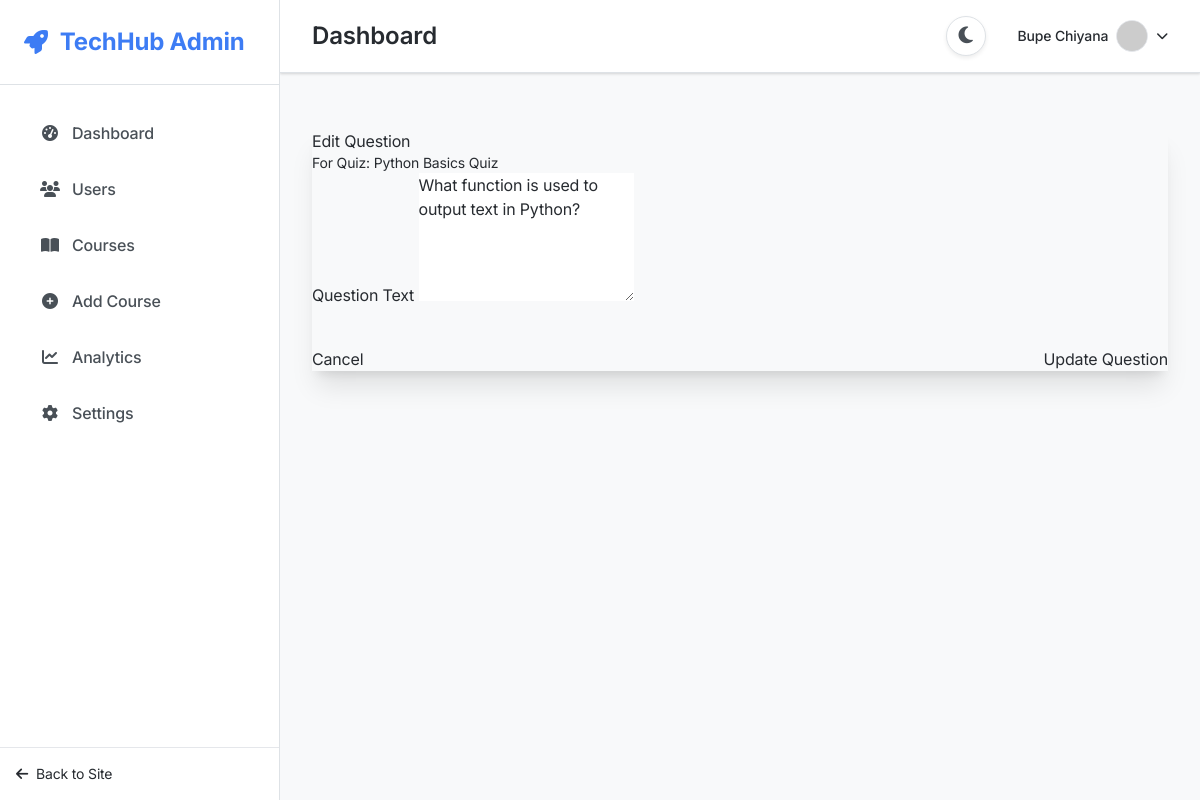
The page /admin/questions/1/edit (signed in) on the database its author committed.
### app.py (models this page shows, shortened)
class User(UserMixin, db.Model):
    id = db.Column(db.Integer, primary_key=True)
    username = db.Column(db.String(80), unique=True, nullable=False)
    email = db.Column(db.String(120), unique=True, nullable=False)
    password_hash = db.Column(db.String(128))
    created_at = db.Column(db.DateTime, default=datetime.utcnow)
    is_admin = db.Column(db.Boolean, default=False)
    enrollments = db.relationship('Enrollment', backref='student', lazy=True,
                                foreign_keys='Enrollment.user_id')

class Quiz(db.Model):
    __tablename__ = 'quiz'
    id = db.Column(db.Integer, primary_key=True)
    title = db.Column(db.String(100), nullable=False, index=True)
    lesson_id = db.Column(db.Integer, db.ForeignKey('lesson.id'), nullable=False, index=True)
    lesson = db.relationship('Lesson',
                          backref=db.backref('quiz', uselist=False, cascade="all, delete-orphan"),
                          lazy='joined',
                          single_parent=True)
    questions = db.relationship('QuizQuestion',
                             backref='quiz',
                             lazy='select',
                             cascade="all, delete-orphan")
    attempts = db.relationship('QuizAttempt',
                            backref='quiz',
                            lazy='dynamic',
                            cascade="all, delete-orphan")

class QuizQuestion(db.Model):
    id = db.Column(db.Integer, primary_key=True)
    quiz_id = db.Column(db.Integer, db.ForeignKey('quiz.id'), nullable=False)
    question_text = db.Column(db.Text, nullable=False)
    options = db.relationship('QuizOption', backref='question', lazy=True)

### app.py (the view)
@app.route('/admin/questions/<int:question_id>/edit', methods=['GET', 'POST'])
@admin_required
def admin_edit_question(question_id):
    question = QuizQuestion.query.get_or_404(question_id)
    form = QuizQuestionForm(obj=question)
    if form.validate_on_submit():
        form.populate_obj(question)
        db.session.commit()
        flash('Question updated successfully!', 'success')
        return redirect(url_for('admin_edit_quiz', quiz_id=question.quiz_id))
    return render_template('admin/question_form.html', form=form, question=question, quiz=question.quiz)

### app.py
class QuizQuestionForm(FlaskForm):
    question_text = TextAreaField('Question', validators=[DataRequired()])
    submit = SubmitField('Save Question')

### app.py (called while the page is built)
@login_manager.user_loader
def load_user(user_id):
    return User.query.get(int(user_id))

@app.context_processor
def inject_utility_functions():
    def get_lesson_duration(lesson):
        if hasattr(lesson, 'duration_minutes') and lesson.duration_minutes is not None:
            return lesson.duration_minutes
        return 60  # Default duration in minutes
    return {
        'now': datetime.utcnow,
        'get_lesson_duration': get_lesson_duration
    }

def admin_required(f):
    @wraps(f)
    def decorated_function(*args, **kwargs):
        if not current_user.is_authenticated or not current_user.is_admin:
            flash('Access denied. Admin privileges required.', 'error')
            return redirect(url_for('home'))
        return f(*args, **kwargs)
    return decorated_function

### templates/admin/question_form.html (shortened to what this page needs)
{% extends "admin/admin_base.html" %}
{% block admin_content %}
<section class="py-6">
    <div class="container">
        <div class="card bg-base-100 shadow-xl">
            <div class="card-body">
                <h2 class="card-title">{{ 'Edit Question' if question else 'Create New Question' }}</h2>
                <p class="text-sm text-text-secondary">For Quiz: {{ quiz.title }}</p>
                <form method="POST">
                    <div class="grid grid-cols-1 gap-6">
                        <div class="form-control">
                            <label class="label">
                                <span class="label-text">Question Text</span>
                            </label>
                            {{ form.question_text(class="textarea textarea-bordered h-32") }}
                        </div>
                        <div class="flex justify-between mt-4">
                            <a href="{{ url_for('admin_edit_quiz', quiz_id=quiz.id) }}" class="btn btn-outline">
                                Cancel
                            </a>
                            <button type="submit" class="btn btn-primary">
                                {% if question %}Update{% else %}Create{% endif %} Question
                            </button>
                        </div>
                    </div>
                </form>
            </div>
        </div>
    </div>
</section>
{% endblock %}

### templates/admin/admin_base.html (shortened to what this page needs)
<!DOCTYPE html>
<html lang="en" class="{{ 'dark-mode' if session.get('dark_mode') else '' }}">
<head>
    <script src="https://cdn.tailwindcss.com"></script>
    <link rel="stylesheet" href="{{ url_for('static', filename='css/animations.css') }}">
    <link rel="stylesheet" href="{{ url_for('static', filename='css/modern-ui.css') }}">
    <link rel="stylesheet" href="{{ url_for('static', filename='css/theme-toggle.css') }}">
    <link rel="stylesheet" href="https://cdnjs.cloudflare.com/ajax/libs/font-awesome/6.4.0/css/all.min.css" />
</head>
<body class="{{ 'dark-mode' if session.get('dark_mode') else '' }} admin-layout">
    <aside id="adminSidebar" class="admin-sidebar">
        <div class="logo">
            <i class="fas fa-rocket mr-3"></i>
            TechHub Admin
        </div>
        <nav>
            <ul>
                <li>
                    <a href="{{ url_for('admin_dashboard') }}" class="{{ 'active' if request.endpoint == 'admin_dashboard' else '' }}">
                        <i class="fas fa-tachometer-alt"></i> Dashboard
                    </a>
                </li>
                <li>
                    <a href="#" class="{{ 'active' if request.endpoint == 'admin_users' else '' }}">
                        <i class="fas fa-users"></i> Users
                    </a>
                </li>
                <li>
                    <a href="{{ url_for('admin_dashboard') }}" class="{{ 'active' if 'course' in request.endpoint else '' }}">
                        <i class="fas fa-book-open"></i> Courses
                    </a>
                </li>
                <li>
                    <a href="{{ url_for('admin_add_course') }}" class="{{ 'active' if request.endpoint == 'admin_add_course' else '' }}">
                        <i class="fas fa-plus-circle"></i> Add Course
                    </a>
                </li>
                <li>
                    <a href="#" class="{{ 'active' if request.endpoint == 'admin_analytics' else '' }}">
                        <i class="fas fa-chart-line"></i> Analytics
                    </a>
                </li>
                <li>
                    <a href="#" class="{{ 'active' if request.endpoint == 'admin_settings' else '' }}">
                        <i class="fas fa-cog"></i> Settings
                    </a>
                </li>
            </ul>
        </nav>
        <div class="mt-auto p-4 border-t border-border-color">
            <a href="{{ url_for('home') }}" class="text-sm text-text-secondary hover:text-primary flex items-center">
                <i class="fas fa-arrow-left mr-2"></i>Back to Site
            </a>
        </div>
    </aside>
    <main class="admin-main-content">
        <div class="admin-header">
            <div class="flex items-center">
                <h1>{% block header_title %}Dashboard{% endblock %}</h1>
            </div>
            <div class="flex items-center space-x-4">
                <button id="themeToggle" class="theme-toggle in-header" aria-label="Toggle theme">
                    <i class="{{ 'fas fa-sun' if session.get('dark_mode') else 'fas fa-moon' }}" aria-hidden="true"></i>
                </button>
                <div class="user-menu" id="userMenu">
                    <button class="flex items-center text-text-primary hover:text-primary" id="userMenuButton">
                        <span class="mr-2 text-sm font-medium hidden md:inline">{{ current_user.username }}</span>
                        <img class="h-8 w-8 rounded-full bg-gray-300 border border-border-color" src="https://ui-avatars.com/api/?name={{ current_user.username }}&background=random&color=fff" alt="{{ current_user.username }}'s avatar"/>
                        <i class="fas fa-chevron-down ml-2 text-xs"></i>
                    </button>
                </div>
            </div>
        </div>
        <div class="admin-content-wrapper">
            {% block admin_content %}
            {% endblock %}
        </div>
    </main>
</body>
</html>

### static/css/modern-ui.css (style rules this page uses)
:root { --primary: #3d7cf4; --primary-dark: #2b62d3; --primary-light: #e4efff; --secondary: #6c757d; --secondary-dark: #5c636a; --accent: #0dcaf0; --success: #0d8a4a; --success-light: #d1f1de; --warning: #eb9e00; --warning-light: #fff6e0; --danger: #cf3040; --danger-light: #fbe4e7; --info: #0297ae; --info-light: #ddf6fa; --body-bg: #f8f9fa; --card-bg: #ffffff; --text-primary: #272b30; --text-secondary: #495057; --text-tertiary: #868e96; --border-color: #dee2e6; --border-hover: #ced4da; --shadow-sm: 0 .125rem .25rem rgba(0,0,0,.075); --shadow: 0 .5rem 1rem rgba(0,0,0,.1); --shadow-md: 0 0.75rem 1.5rem rgba(0,0,0,.075); --shadow-lg: 0 1rem 2rem rgba(0, 0, 0, 0.1); --primary-rgb: 61, 124, 244; --gray-100: #f8f9fa; --gray-200: #e9ecef; --gray-300: #dee2e6; --gray-400: #ced4da; --gray-500: #adb5bd; --gray-600: #6c757d; --gray-700: #495057; --gray-800: #343a40; --gray-900: #212529; }
body, a, button, input, select, textarea, .card, .btn { transition: background-color 0.3s ease, color 0.3s ease, border-color 0.3s ease, box-shadow 0.3s ease, transform 0.3s ease; }
body { background-color: var(--body-bg); color: var(--text-primary); font-family: 'Inter', -apple-system, BlinkMacSystemFont, 'Segoe UI', Roboto, sans-serif; line-height: 1.6; letter-spacing: -0.011em; }
a { color: var(--primary); text-decoration: none; }

### static/css/theme-toggle.css (style rules this page uses)
.theme-toggle { position: absolute; top: 1.5rem; right: 1.5rem; background: var(--card-bg); border: 1px solid var(--border-color); box-shadow: var(--shadow-sm); color: var(--text-secondary); border-radius: 50%; width: 2.5rem; height: 2.5rem; display: flex; align-items: center; justify-content: center; cursor: pointer; transition: all 0.2s ease; z-index: 50; }
.admin-header .theme-toggle { position: relative; top: auto; right: auto; margin: 0 1rem; }
.theme-toggle i { font-size: 1.2rem; transition: transform 0.3s ease; }
html, body { transition: background-color 0.3s ease, color 0.3s ease; }
html *, body * { transition: background-color 0.3s ease, color 0.3s ease, border-color 0.3s ease, box-shadow 0.3s ease; }
img, video, canvas, iframe, .no-transition, .no-transition * { transition: none !important; }
body:not(.preload) * { will-change: auto; }

### templates/admin/admin_base.html (style rules this page uses)
body { display: flex; min-height: 100vh; background-color: var(--body-bg); }
.admin-sidebar { width: 280px; background-color: var(--card-bg); border-right: 1px solid var(--border-color); display: flex; flex-direction: column; transition: all 0.3s ease; }
.admin-sidebar .logo { font-size: 1.5rem; font-weight: 700; color: var(--primary); padding: 1.5rem; border-bottom: 1px solid var(--border-color); display: flex; align-items: center; }
.admin-sidebar nav { padding: 1.5rem; }
.admin-sidebar nav ul { list-style: none; padding: 0; margin: 0; display: flex; flex-direction: column; gap: 0.5rem; }
.admin-sidebar nav a { display: flex; align-items: center; padding: 0.75rem 1rem; color: var(--text-secondary); text-decoration: none; border-radius: 0.5rem; transition: all 0.2s ease; font-weight: 500; }
.admin-sidebar nav a i { margin-right: 0.75rem; width: 20px; text-align: center; }
.admin-main-content { flex-grow: 1; padding: 0; overflow-y: auto; background-color: var(--body-bg); }
.admin-header { display: flex; justify-content: space-between; align-items: center; padding: 1rem 2rem; background-color: var(--card-bg); border-bottom: 1px solid var(--border-color); box-shadow: 0 1px 3px 0 rgba(0, 0, 0, 0.1), 0 1px 2px 0 rgba(0, 0, 0, 0.06); }
.admin-header h1 { font-size: 1.5rem; font-weight: 600; color: var(--text-primary); }
.admin-content-wrapper { padding: 2rem; }
.user-menu { position: relative; }
.theme-toggle { position: fixed; top: 1.5rem; right: 1.5rem; background: var(--card-bg); border: 1px solid var(--border-color); box-shadow: var(--shadow-sm); color: var(--text-secondary); border-radius: 50%; width: 2.5rem; height: 2.5rem; display: flex; align-items: center; justify-content: center; cursor: pointer; transition: all 0.2s ease; z-index: 100; }
.theme-toggle i { font-size: 1.2rem; transition: transform 0.3s ease; }
.fas, .fa, .fa-solid, .far, .fa-regular, .fab, .fa-brands { display: inline-block !important; font-size: inherit; text-rendering: auto; -webkit-font-smoothing: antialiased; -moz-osx-font-smoothing: grayscale; }

### rows shown on the page
User: username "Bupe Chiyana"
Quiz: title "Python Basics Quiz"
QuizQuestion: question_text "What function is used to output text in Python?"

### other values the page prints
{{ 'Edit Question' if question else 'Create New Question' }} "Edit Question"
